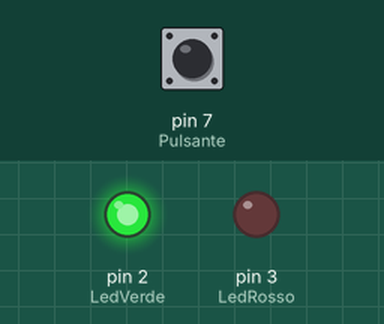
Bench run of a sketch on a simulated Arduino Uno, built with avr-gcc and run on an emulated ATmega328P. On the bench: output pins drawn as LEDs (lit = HIGH). Inputs (shaded band) come from the test bench; at power-on: pin 7 (Pulsante) LOW.

Above: at 1.2 s.
1.3 s: pin 7 (Pulsante) pulled HIGH for 0.15 s
At 1.8 s:
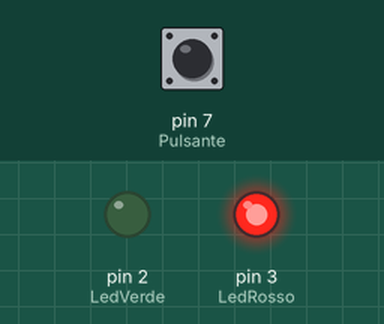
2.9 s: pin 7 (Pulsante) pulled HIGH for 1 s
At 4.2 s:
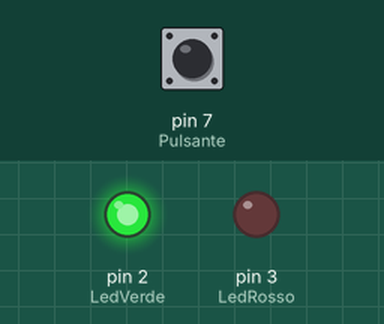
5.4 s: pin 7 (Pulsante) pulled HIGH for 3.2 s
At 6.1 s:
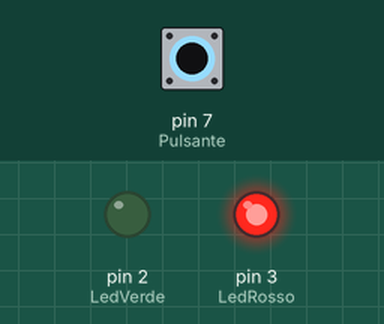
Timing chart, 0 to 8.4 s (numbered marks = the images above; inputs shaded):
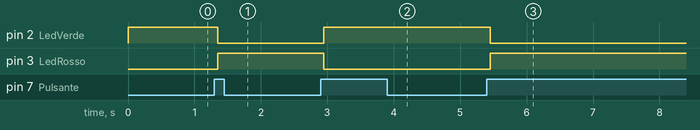

Measured:
- after the input at 1.3 s, pin 2 (LedVerde): HIGH → LOW after 0.05 s; pin 3 (LedRosso): LOW → HIGH after 0.05 s
- after the input at 2.9 s, pin 2 (LedVerde): LOW → HIGH after 0.05 s; pin 3 (LedRosso): HIGH → LOW after 0.05 s
- after the input at 5.4 s, pin 2 (LedVerde): HIGH → LOW after 0.05 s; pin 3 (LedRosso): LOW → HIGH after 0.05 s

The sketch:

Digital_IO.ino
```cpp
// (licence header left out)
# define Pulsante 7
# define LedVerde 2
# define LedRosso 3
byte StatoPulsante = 0;
byte UltimoStatoPulsante = 0;
byte StatoSistema = 0;
byte Antirimbalzo = 50;

void setup() {
  pinMode(Pulsante, INPUT);
  pinMode(LedVerde, OUTPUT);
  pinMode(LedRosso, OUTPUT);
}

void loop() {
  StatoPulsante = digitalRead(Pulsante);
  if(StatoPulsante != 0) {
    delay(Antirimbalzo);
    StatoPulsante = digitalRead(Pulsante);
    if((StatoPulsante == HIGH && UltimoStatoPulsante == LOW)) {
      StatoSistema = 1 - StatoSistema;
    }
  }
    UltimoStatoPulsante = StatoPulsante;
    if(StatoSistema == 1) {
      digitalWrite(LedRosso, HIGH);
      digitalWrite(LedVerde, LOW);
    } else if(StatoSistema == 0) {
      digitalWrite(LedRosso, LOW);
      digitalWrite(LedVerde, HIGH);
    }
}
```
